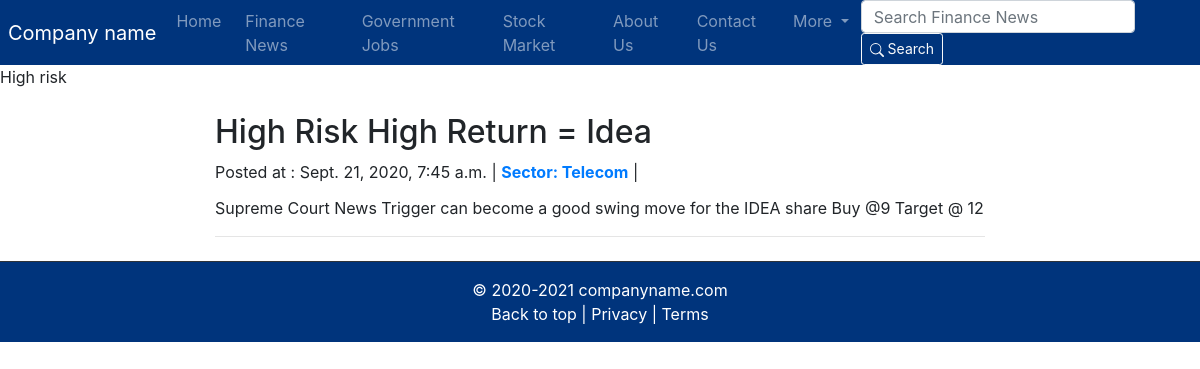
Page /hrhr on the committed database.
### Index/models.py (models this page shows)
class HighRiskHighReturn (models.Model):
    sno = models.AutoField(primary_key=True)
    title = models.CharField(max_length=150)
    content = models.TextField()
    sector = models.CharField(max_length=20)
    views = models.IntegerField(default=0)
    image = models.ImageField(upload_to="Index/images", default="")
    created_on = models.DateTimeField(auto_now_add=True)
    timeStamp = models.DateTimeField(blank=True)
    class Meta:
        ordering = ['-created_on']
    def __str__(self):
        return self.title + ' ---   by  ---  ' + self.sector

### Index/views.py (the view)
# urls.py: path('hrhr', views.hrhr, name='hrhr'),
def hrhr(request):
    allHighRiskHighReturn = HighRiskHighReturn.objects.all().order_by('-created_on')
    context = {'allHighRiskHighReturn':allHighRiskHighReturn}
    return render(request, 'Index/hrhr.html', context)

### templates/Index/hrhr.html (shortened to what this page needs)
{% extends 'base.html' %}
{% block body %}
High risk
    {% for HighRiskHighReturn in allHighRiskHighReturn %}
    <div class="container my-4 col-md-8">
        <h2 class="news-post-title"> {{HighRiskHighReturn.title}} </h2>
        <p class="news-post-meta mb-1">Posted at : {{HighRiskHighReturn.timeStamp}} | <strong
                class="d-inline-block mb-1 text-primary"> Sector: {{HighRiskHighReturn.sector}} </strong> |
        <p class="my-2"> {{HighRiskHighReturn.content|safe}} </p>
        <hr>
    </div>
    {% endfor %}
{% endblock body %}

### rows in the picture
HighRiskHighReturn: title "High Risk High Return = Idea", timeStamp "Sept. 21, 2020, 7:45 a.m.", sector "Telecom", content "Supreme Court News Trigger can become a good swing move for the IDEA share Buy @9 Target @ 12"
